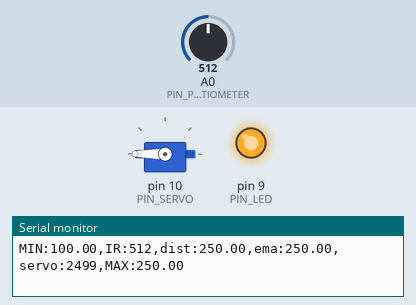
Simulated run of this sketch. Board: Arduino Uno, built with avr-gcc and run on an emulated ATmega328P. Parts: servo, output pins drawn as LEDs (lit = HIGH), the last lines printed to the serial monitor. The inputs (shaded band) are chosen by the test bench; at power-on: A0 (PIN_POTENTIOMETER) = 512.

Above: at 1.2 s.
1.3 s: A0 (PIN_POTENTIOMETER) set to 360
2.8 s: A0 (PIN_POTENTIOMETER) set to 337
At 3.8 s:
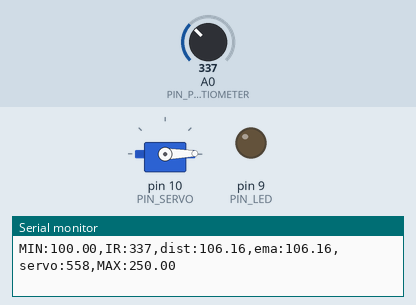
5.8 s: A0 (PIN_POTENTIOMETER) set to 410
At 7.0 s:
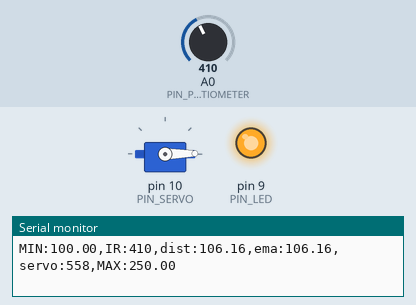
7.3 s: A0 (PIN_POTENTIOMETER) set to 240
At 9.1 s:
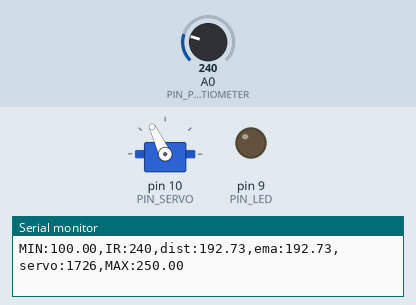
10.3 s: A0 (PIN_POTENTIOMETER) set to 306
At 11.4 s:
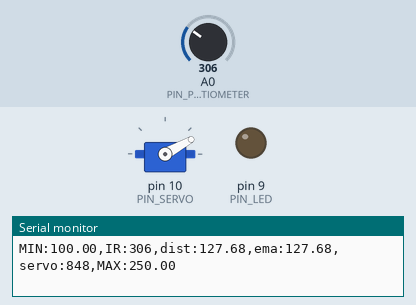
13.3 s: A0 (PIN_POTENTIOMETER) set to 122
At 14.0 s:
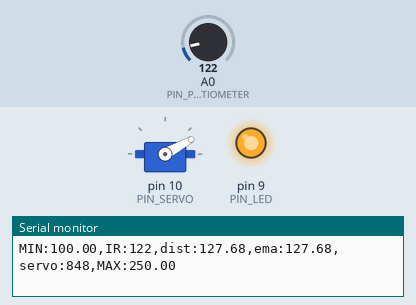
Timing chart, 0 to 15.8 s (numbered marks = the images above; inputs shaded):
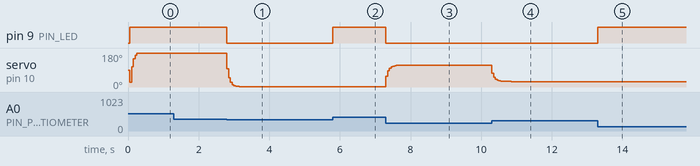

The sketch:

17_example_1.ino
```cpp
#include <Servo.h>

// Arduino pin assignment
#define PIN_LED   9
#define PIN_POTENTIOMETER 0 // Potentiometer at Pin A3
// Add IR Sensor Definition Here !!!
#define PIN_SERVO 10

#define _DUTY_MIN 400  // servo full clock-wise position (0 degree)
#define _DUTY_NEU 1475 // servo neutral position (90 degree)
#define _DUTY_MAX 2450 // servo full counter-clockwise position (180 degree)

#define LOOP_INTERVAL 50   // Loop Interval (unit: msec)

#define _DIST_MIN 100.0
#define _DIST_MAX 250.0

#define _EMA_ALPHA 0.5

Servo myservo;
unsigned long last_loop_time;   // unit: msec
double dist;
float dist_prev = _DIST_MAX;
float dist_ema;
float duty;

void setup()
{
  myservo.attach(PIN_SERVO);
  myservo.writeMicroseconds(_DUTY_NEU);
  pinMode(PIN_LED, OUTPUT);

  Serial.begin(57600);
}

void loop()
{
  unsigned long time_curr = millis();
  int a_value, duty;

  // wait until next event time
  if (time_curr < (last_loop_time + LOOP_INTERVAL))
    return;
  last_loop_time += LOOP_INTERVAL;

  // Remove Next line !!!
  a_value = analogRead(PIN_POTENTIOMETER);
  // Read IR Sensor value !!!
  // Convert IR sensor value into distance !!!
  dist = (6762.0/(a_value-9)-4.0)*10.0 - 60.0;
  // we need distance range filter here !!!
  if (dist < _DIST_MIN) {
    dist = dist_prev;           // cut lower than minimum
    digitalWrite(PIN_LED, 1);       // LED OFF
  } else if (dist > _DIST_MAX) {
    dist = dist_prev;           // Cut higher than maximum
    digitalWrite(PIN_LED, 1);       // LED OFF
  } else {    // In desired Range
    digitalWrite(PIN_LED, 0);       // LED ON
    dist_prev = dist;
  }
  // we need EMA filter here !!!
dist_ema = _EMA_ALPHA*dist + (1-_EMA_ALPHA)*(dist_ema);

 if (dist_ema <= _DIST_MIN) {
    myservo.writeMicroseconds(_DUTY_MIN);
  }
  else if(dist_ema >= _DIST_MAX) {
    myservo.writeMicroseconds(_DUTY_MAX);
  }
  else if(dist_ema > _DIST_MIN && dist_ema < _DIST_MAX) {
    duty = 475 + 2025*((dist_ema-100)/150);
  }
  // map distance into duty
  // duty = map(a_value, 0, 1023, _DUTY_MIN, _DUTY_MAX);

  myservo.writeMicroseconds(duty);

  // print IR sensor value, distnace, duty !!!
  Serial.print("MIN:"); Serial.print(_DIST_MIN);
  Serial.print(",IR:"); Serial.print(a_value);
  Serial.print(",dist:"); Serial.print(dist);
  Serial.print(",ema:"); Serial.print(dist_ema);
  Serial.print(",servo:"); Serial.print(duty);
  Serial.print(",MAX:"); Serial.print(_DIST_MAX);
  Serial.println("");
}
```

Measured:
- the behaviour switches between 348 and 347 on A0 (PIN_POTENTIOMETER) (found by bisection; images 0 and 1)
- after the input at 2.8 s, pin 9 (PIN_LED): HIGH → LOW at once; servo on pin 10 (PIN_SERVO): moves from 180° to 1° over 0.50 s, starting at once
- after the input at 5.8 s, pin 9 (PIN_LED): LOW → HIGH at once
- after the input at 7.3 s, pin 9 (PIN_LED): HIGH → LOW at once; servo on pin 10 (PIN_SERVO): 1° → 114° at once, → 115° 0.45 s later
- after the input at 10.3 s, servo on pin 10 (PIN_SERVO): 115° → 30° at once, → 29° 0.55 s later
- after the input at 13.3 s, pin 9 (PIN_LED): LOW → HIGH at once
